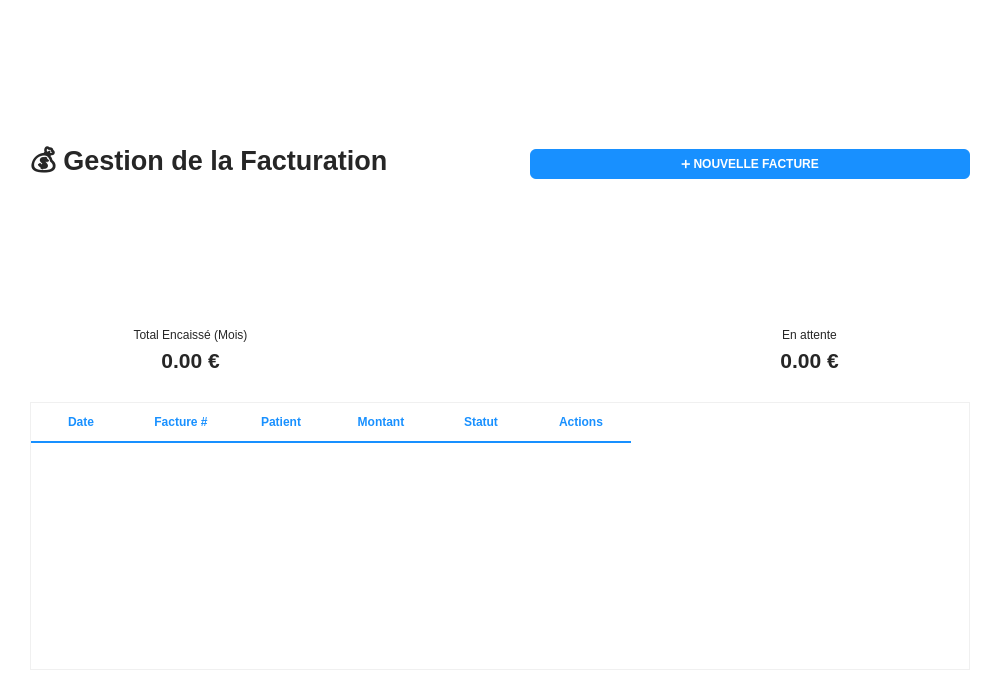
<?xml version="1.0" encoding="UTF-8"?>
<ui version="4.0">
 <class>FacturationWidget</class>
 <widget class="QWidget" name="FacturationWidget">
  <property name="geometry">
   <rect>
    <x>0</x>
    <y>0</y>
    <width>1000</width>
    <height>700</height>
   </rect>
  </property>
  <property name="styleSheet">
   <string notr="true">QWidget {
    background-color: #ffffff;
    color: #262626;
}
QTableWidget {
    background-color: #ffffff;
    border: 1px solid #f0f0f0;
    gridline-color: #f0f0f0;
    color: #262626;
}
QHeaderView::section {
    background-color: #ffffff;
    color: #1890ff;
    padding: 10px;
    border: none;
    border-bottom: 2px solid #1890ff;
    font-weight: bold;
}
QLineEdit {
    background-color: #f5f5f5;
    border: 1px solid #d9d9d9;
    border-radius: 4px;
    padding: 6px;
    color: #262626;
}
QPushButton {
    background-color: #1890ff;
    color: #ffffff;
    font-weight: bold;
    border-radius: 6px;
    padding: 8px 16px;
}
QPushButton:hover {
    background-color: #40a9ff;
}</string>
  </property>
  <layout class="QVBoxLayout" name="verticalLayout">
   <property name="spacing">
    <number>20</number>
   </property>
   <property name="leftMargin">
    <number>30</number>
   </property>
   <property name="topMargin">
    <number>30</number>
   </property>
   <property name="rightMargin">
    <number>30</number>
   </property>
   <property name="bottomMargin">
    <number>30</number>
   </property>
   <item>
    <layout class="QHBoxLayout" name="headerLayout">
     <item>
      <widget class="QLabel" name="label">
       <property name="font">
        <font>
         <family>Segoe UI</family>
         <pointsize>20</pointsize>
         <weight>75</weight>
         <bold>true</bold>
        </font>
       </property>
       <property name="text">
        <string>💰 Gestion de la Facturation</string>
       </property>
      </widget>
     </item>
     <item>
      <spacer name="horizontalSpacer">
       <property name="orientation">
        <set>Qt::Horizontal</set>
       </property>
       <property name="sizeHint" stdset="0">
        <size>
         <width>40</width>
         <height>20</height>
        </size>
       </property>
      </spacer>
     </item>
     <item>
      <widget class="QPushButton" name="btnNewInvoice">
       <property name="text">
        <string>➕ NOUVELLE FACTURE</string>
       </property>
      </widget>
     </item>
    </layout>
   </item>
   <item>
    <layout class="QHBoxLayout" name="statsLayout">
     <item>
      <widget class="QFrame" name="statsFrame">
       <layout class="QHBoxLayout" name="horizontalLayout">
        <item>
         <layout class="QVBoxLayout" name="stat1">
          <item>
           <widget class="QLabel" name="label_2">
            <property name="text">
             <string>Total Encaissé (Mois)</string>
            </property>
            <property name="alignment">
             <set>Qt::AlignCenter</set>
            </property>
           </widget>
          </item>
          <item>
           <widget class="QLabel" name="lblTotalPaid">
            <property name="font">
             <font>
              <pointsize>16</pointsize>
              <weight>75</weight>
              <bold>true</bold>
             </font>
            </property>
            <property name="styleSheet">
             <string notr="true">QWidget {
    background-color: #ffffff;
    color: #262626;
}
QTableWidget {
    background-color: #ffffff;
    border: 1px solid #f0f0f0;
    gridline-color: #f0f0f0;
    color: #262626;
}
QHeaderView::section {
    background-color: #ffffff;
    color: #1890ff;
    padding: 10px;
    border: none;
    border-bottom: 2px solid #1890ff;
    font-weight: bold;
}
QLineEdit {
    background-color: #f5f5f5;
    border: 1px solid #d9d9d9;
    border-radius: 4px;
    padding: 6px;
    color: #262626;
}
QPushButton {
    background-color: #1890ff;
    color: #ffffff;
    font-weight: bold;
    border-radius: 6px;
    padding: 8px 16px;
}
QPushButton:hover {
    background-color: #40a9ff;
}</string>
            </property>
            <property name="text">
             <string>0.00 €</string>
            </property>
            <property name="alignment">
             <set>Qt::AlignCenter</set>
            </property>
           </widget>
          </item>
         </layout>
        </item>
        <item>
         <widget class="Line" name="line">
          <property name="orientation">
           <set>Qt::Vertical</set>
          </property>
         </widget>
        </item>
        <item>
         <layout class="QVBoxLayout" name="stat2">
          <item>
           <widget class="QLabel" name="label_3">
            <property name="text">
             <string>En attente</string>
            </property>
            <property name="alignment">
             <set>Qt::AlignCenter</set>
            </property>
           </widget>
          </item>
          <item>
           <widget class="QLabel" name="lblTotalPending">
            <property name="font">
             <font>
              <pointsize>16</pointsize>
              <weight>75</weight>
              <bold>true</bold>
             </font>
            </property>
            <property name="styleSheet">
             <string notr="true">QWidget {
    background-color: #ffffff;
    color: #262626;
}
QTableWidget {
    background-color: #ffffff;
    border: 1px solid #f0f0f0;
    gridline-color: #f0f0f0;
    color: #262626;
}
QHeaderView::section {
    background-color: #ffffff;
    color: #1890ff;
    padding: 10px;
    border: none;
    border-bottom: 2px solid #1890ff;
    font-weight: bold;
}
QLineEdit {
    background-color: #f5f5f5;
    border: 1px solid #d9d9d9;
    border-radius: 4px;
    padding: 6px;
    color: #262626;
}
QPushButton {
    background-color: #1890ff;
    color: #ffffff;
    font-weight: bold;
    border-radius: 6px;
    padding: 8px 16px;
}
QPushButton:hover {
    background-color: #40a9ff;
}</string>
            </property>
            <property name="text">
             <string>0.00 €</string>
            </property>
            <property name="alignment">
             <set>Qt::AlignCenter</set>
            </property>
           </widget>
          </item>
         </layout>
        </item>
       </layout>
      </widget>
     </item>
    </layout>
   </item>
   <item>
    <widget class="QTableWidget" name="tableInvoices">
     <property name="alternatingRowColors">
      <bool>true</bool>
     </property>
     <property name="selectionBehavior">
      <enum>QAbstractItemView::SelectRows</enum>
     </property>
     <column>
      <property name="text">
       <string>Date</string>
      </property>
     </column>
     <column>
      <property name="text">
       <string>Facture #</string>
      </property>
     </column>
     <column>
      <property name="text">
       <string>Patient</string>
      </property>
     </column>
     <column>
      <property name="text">
       <string>Montant</string>
      </property>
     </column>
     <column>
      <property name="text">
       <string>Statut</string>
      </property>
     </column>
     <column>
      <property name="text">
       <string>Actions</string>
      </property>
     </column>
    </widget>
   </item>
  </layout>
 </widget>
 <resources/>
 <connections/>
</ui>
